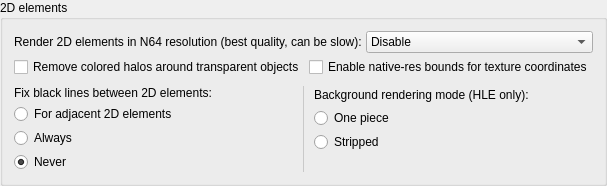
              <widget class="QGroupBox" name="nativeRes2DGroupBox">
               <property name="title">
                <string>2D elements</string>
               </property>
               <layout class="QVBoxLayout" name="verticalLayout_48">
                <property name="spacing">
                 <number>9</number>
                </property>
                <item>
                 <layout class="QVBoxLayout" name="verticalLayout_31">
                  <property name="spacing">
                   <number>4</number>
                  </property>
                  <property name="leftMargin">
                   <number>0</number>
                  </property>
                  <property name="topMargin">
                   <number>0</number>
                  </property>
                  <property name="rightMargin">
                   <number>0</number>
                  </property>
                  <property name="bottomMargin">
                   <number>0</number>
                  </property>
                  <item>
                   <layout class="QHBoxLayout" name="nativeRes2Dlayout">
                    <item>
                     <widget class="QLabel" name="nativeRes2DLabel">
                      <property name="toolTip">
                       <string>&lt;html&gt;&lt;head/&gt;&lt;body&gt;&lt;p&gt;When checked, 2D elements are rendered at the N64s resolution before copying them to output. This usually eliminates display issues with 2D elements, but it can be slow. This option uses heuristics to detect adjacent 2D elements that doesn't work for every game.&lt;/p&gt;&lt;p&gt;[Recommended: &lt;span style=&quot; font-style:italic;&quot;&gt;Checked, unless you have performance problems&lt;/span&gt;]&lt;/p&gt;&lt;/body&gt;&lt;/html&gt;</string>
                      </property>
                      <property name="text">
                       <string>Render 2D elements in N64 resolution (best quality, can be slow):</string>
                      </property>
                     </widget>
                    </item>
                    <item>
                     <widget class="QComboBox" name="nativeRes2DComboBox">
                      <property name="toolTip">
                       <string>&lt;html&gt;&lt;head/&gt;&lt;body&gt;&lt;p&gt;When checked, 2D elements are rendered at the N64s resolution before copying them to output. This usually eliminates display issues with 2D elements, but it can be slow. This option uses heuristics to detect adjacent 2D elements that doesn't work for every game.&lt;/p&gt;&lt;p&gt;[Recommended: &lt;span style=&quot; font-style:italic;&quot;&gt;Checked, unless you have performance problems&lt;/span&gt;]&lt;/p&gt;&lt;/body&gt;&lt;/html&gt;</string>
                      </property>
                      <item>
                       <property name="text">
                        <string>Disable</string>
                       </property>
                      </item>
                      <item>
                       <property name="text">
                        <string>Enable optimized</string>
                       </property>
                      </item>
                      <item>
                       <property name="text">
                        <string>Enable unoptimized</string>
                       </property>
                      </item>
                     </widget>
                    </item>
                   </layout>
                  </item>
                  <item>
                   <layout class="QHBoxLayout" name="horizontalLayout_29">
                    <item>
                     <widget class="QCheckBox" name="halosRemovalCheckBox">
                      <property name="text">
                       <string>Remove colored halos around transparent objects</string>
                      </property>
                     </widget>
                    </item>
                    <item>
                     <widget class="QCheckBox" name="texCoordBoundsCheckBox">
                      <property name="toolTip">
                       <string>&lt;html&gt;&lt;head/&gt;&lt;body&gt;&lt;p&gt;Bound texture rectangle texture coordinates to the values they take in native resolutions. It prevents garbage due to fetching out of texture bounds, but can result in hard edges.&lt;/p&gt;&lt;/body&gt;&lt;/html&gt;</string>
                      </property>
                      <property name="text">
                       <string>Enable native-res bounds for texture coordinates</string>
                      </property>
                     </widget>
                    </item>
                   </layout>
                  </item>
                 </layout>
                </item>
                <item>
                 <layout class="QHBoxLayout" name="horizontalLayout_15">
                  <property name="spacing">
                   <number>9</number>
                  </property>
                  <item>
                   <widget class="QFrame" name="fixTexrectFrame">
                    <property name="toolTip">
                     <string>&lt;html&gt;&lt;head/&gt;&lt;body&gt;&lt;p&gt;In some games the coordinates for parts of 2D elements are not aligned: there is a half-pixel split between adjacent elements. When rendering at the N64's original resolution it isn't visible, but when the image is scaled up it results in black lines. This option attempts to connect these 2D elements.&lt;/p&gt;&lt;p&gt;&lt;span style=&quot; font-weight:600;&quot;&gt;For adjacent 2D elements&lt;/span&gt;: Apply the correction only for polygons that need it. Select this option for games that have issues with black lines.&lt;/p&gt;&lt;p&gt;&lt;span style=&quot; font-weight:600;&quot;&gt;Always&lt;/span&gt;: Apply the correction for every 2D element. Select this option when &lt;span style=&quot; font-weight:600;&quot;&gt;For adjacent 2D elements&lt;/span&gt; doesn't help.&lt;/p&gt;&lt;p&gt;&lt;span style=&quot; font-weight:600;&quot;&gt;Never&lt;/span&gt;: Don't attempt to correct black lines between 2D elements.&lt;/p&gt;&lt;p&gt;[Recommended: &lt;span style=&quot; font-style:italic;&quot;&gt;Game dependent, mostly Never&lt;/span&gt;]&lt;/p&gt;&lt;/body&gt;&lt;/html&gt;</string>
                    </property>
                    <layout class="QVBoxLayout" name="verticalLayout_5">
                     <property name="spacing">
                      <number>4</number>
                     </property>
                     <property name="leftMargin">
                      <number>0</number>
                     </property>
                     <property name="topMargin">
                      <number>0</number>
                     </property>
                     <property name="rightMargin">
                      <number>0</number>
                     </property>
                     <property name="bottomMargin">
                      <number>0</number>
                     </property>
                     <item>
                      <widget class="QLabel" name="fixBlackLinesLabel">
                       <property name="text">
                        <string extracomment="2D elements, formerly labelled texrects, are usually used for title screens or HUDs">Fix black lines between 2D elements:</string>
                       </property>
                       <property name="wordWrap">
                        <bool>true</bool>
                       </property>
                      </widget>
                     </item>
                     <item>
                      <widget class="QRadioButton" name="fixTexrectSmartRadioButton">
                       <property name="sizePolicy">
                        <sizepolicy hsizetype="Preferred" vsizetype="Fixed">
                         <horstretch>0</horstretch>
                         <verstretch>0</verstretch>
                        </sizepolicy>
                       </property>
                       <property name="text">
                        <string extracomment="The label for this control is &quot;Fix black lines between 2D elements&quot;">For adjacent 2D elements</string>
                       </property>
                       <attribute name="buttonGroup">
                        <string notr="true">fixTexrectCoordsButtonGroup</string>
                       </attribute>
                      </widget>
                     </item>
                     <item>
                      <widget class="QRadioButton" name="fixTexrectForceRadioButton">
                       <property name="text">
                        <string extracomment="The label for this control is &quot;Fix black lines between 2D elements&quot;">Always</string>
                       </property>
                       <attribute name="buttonGroup">
                        <string notr="true">fixTexrectCoordsButtonGroup</string>
                       </attribute>
                      </widget>
                     </item>
                     <item>
                      <widget class="QRadioButton" name="fixTexrectDisableRadioButton">
                       <property name="text">
                        <string extracomment="The label for this control is &quot;Fix black lines between 2D elements&quot;">Never</string>
                       </property>
                       <property name="checked">
                        <bool>true</bool>
                       </property>
                       <attribute name="buttonGroup">
                        <string notr="true">fixTexrectCoordsButtonGroup</string>
                       </attribute>
                      </widget>
                     </item>
                    </layout>
                   </widget>
                  </item>
                  <item>
                   <widget class="Line" name="line_2">
                    <property name="styleSheet">
                     <string notr="true">color: rgba(0, 0, 0, 15%);</string>
                    </property>
                    <property name="frameShadow">
                     <enum>QFrame::Shadow::Plain</enum>
                    </property>
                    <property name="orientation">
                     <enum>Qt::Orientation::Vertical</enum>
                    </property>
                   </widget>
                  </item>
                  <item>
                   <widget class="QFrame" name="bgModeFrame">
                    <property name="toolTip">
                     <string>&lt;html&gt;&lt;head/&gt;&lt;body&gt;&lt;p&gt;Background is a complex macro command used to render large (normally full screen) images. Since background images usually don't fit texture memory, the microcode splits them on narrow strips and renders them one by one. HLE code has two modes to emulate background commands:&lt;/p&gt;&lt;p&gt;&lt;span style=&quot; font-weight:600;&quot;&gt;One piece&lt;/span&gt;: The whole background image rendred as one textured rectangle. This method is normally much faster, but the result is not always correct.&lt;/p&gt;&lt;p&gt;&lt;span style=&quot; font-weight:600;&quot;&gt;Stripped&lt;/span&gt;: This method emulates background commands as close as possible to actual microcode implementation. It's slower but more precise. Another problem: some games may have gaps between rendered strips in high resolution. Use &amp;quot;Render 2D elements in N64 resolution&amp;quot; option to remove the gaps.&lt;/p&gt;&lt;p&gt;[Recommended: &lt;span style=&quot; font-style:italic;&quot;&gt;Game dependent, mostly Stripped&lt;/span&gt;]&lt;/p&gt;&lt;/body&gt;&lt;/html&gt;</string>
                    </property>
                    <layout class="QVBoxLayout" name="verticalLayout_35">
                     <property name="spacing">
                      <number>4</number>
                     </property>
                     <property name="leftMargin">
                      <number>0</number>
                     </property>
                     <property name="topMargin">
                      <number>0</number>
                     </property>
                     <property name="rightMargin">
                      <number>0</number>
                     </property>
                     <property name="bottomMargin">
                      <number>0</number>
                     </property>
                     <item>
                      <widget class="QLabel" name="bgModeLabel">
                       <property name="text">
                        <string>Background rendering mode (HLE only):</string>
                       </property>
                      </widget>
                     </item>
                     <item>
                      <widget class="QRadioButton" name="bgModeOnePieceRadioButton">
                       <property name="text">
                        <string>One piece</string>
                       </property>
                      </widget>
                     </item>
                     <item>
                      <widget class="QRadioButton" name="bgModeStrippedRadioButton">
                       <property name="text">
                        <string>Stripped</string>
                       </property>
                      </widget>
                     </item>
                     <item>
                      <spacer name="verticalSpacer_13">
                       <property name="orientation">
                        <enum>Qt::Orientation::Vertical</enum>
                       </property>
                       <property name="sizeType">
                        <enum>QSizePolicy::Policy::Preferred</enum>
                       </property>
                       <property name="sizeHint" stdset="0">
                        <size>
                         <width>0</width>
                         <height>20</height>
                        </size>
                       </property>
                      </spacer>
                     </item>
                    </layout>
                   </widget>
                  </item>
                 </layout>
                </item>
               </layout>
              </widget>
